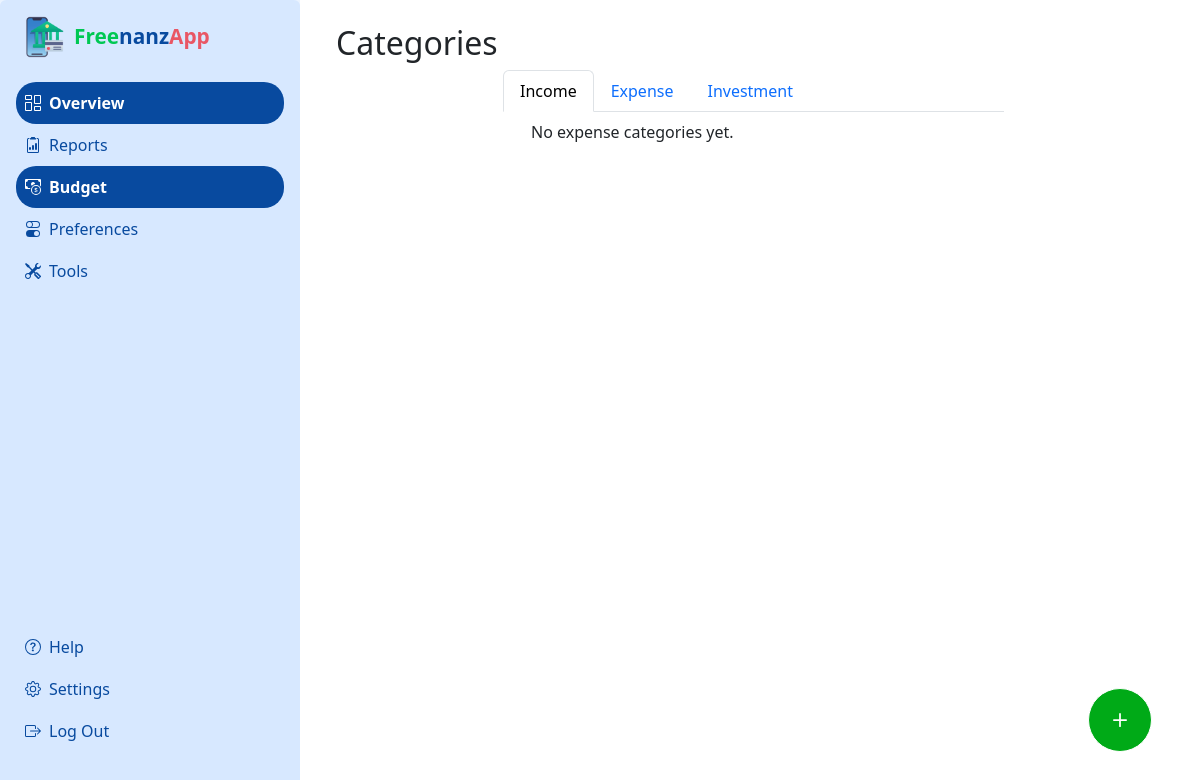
The app's page /transactions/categories/ (signed in), older data.
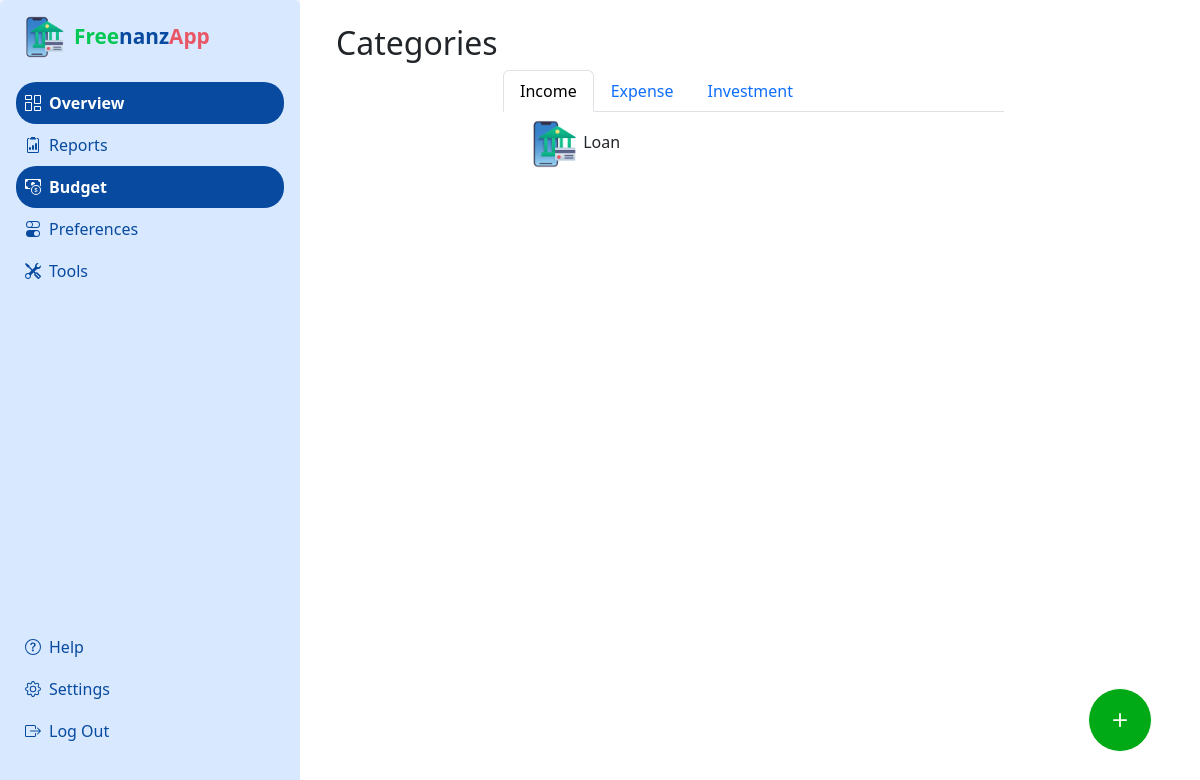
The same page, newer data.
### apps/transactions/models.py (models this page shows, shortened)
class TransactionCategory(models.Model):
    class TypeChoices(models.TextChoices):
        INCOME = "INCOME", "Income"
        EXPENSE = "EXPENSE", "Expense"
        INVESTMENT = "INVESTMENT", "Investment"
    name = models.CharField(max_length=100)
    type = models.CharField(max_length=10, choices=TypeChoices, default=TypeChoices.EXPENSE)
    user = models.ForeignKey(
         settings.AUTH_USER_MODEL,
         on_delete=models.CASCADE,
         related_name="categories",
         null=True, blank=True
         )

### apps/transactions/views.py (the view, shortened to what this page needs)
# urls.py: path('categories/', CategoryCreateView.as_view(), name='categories'),
class CategoryCreateView(LoginRequiredMixin, FormMixin, ListView):
    model = TransactionCategory
    form_class =  TransactionCategoryForm
    template_name = 'transactions/categories.html'
    success_url = reverse_lazy('transactions:categories')
    login_url = 'users:login'
    def get_queryset(self):
        return TransactionCategory.objects.filter(user=self.request.user).order_by('name')
    def get_context_data(self, **kwargs):
        context =  super().get_context_data(**kwargs)
        user = self.request.user
        context['income_categories'] = TransactionCategory.objects.filter(user=user).filter(type=TransactionCategory.TypeChoices.INCOME)
        context['expense_categories'] = TransactionCategory.objects.filter(user=user).filter(type=TransactionCategory.TypeChoices.EXPENSE)
        context['investment_categories'] = TransactionCategory.objects.filter(user=user).filter(type=TransactionCategory.TypeChoices.INVESTMENT)
        return context

### apps/core/context_processors.py (called while the page is built)
def sidebar_items(request):
    return {'sidebar_items': get_sidebar_items()}

### apps/transactions/templates/transactions/categories.html (shortened to what this page needs)
{% extends 'core/layout.html' %}
{% load static %}
{% block content %}
<div class="ms-4 mt-4">
    <h2 id="user-greeting">Categories</h2>
    <div style="margin-right: 2%; display: flex; justify-content: center;">
        <div class="row" style="width: 60%;">
            <ul class="nav nav-tabs" id="myTab" role="tablist">
                <li class="nav-item" role="presentation">
                <button class="nav-link active" id="income-tab" data-bs-toggle="tab" data-bs-target="#income-tab-pane" type="button" role="tab" aria-controls="income-tab-pane" aria-selected="true">Income</button>
                </li>
                <li class="nav-item" role="presentation">
                <button class="nav-link" id="expense-tab" data-bs-toggle="tab" data-bs-target="#expense-tab-pane" type="button" role="tab" aria-controls="expense-tab-pane" aria-selected="false">Expense</button>
                </li>
                <li class="nav-item" role="presentation">
                <button class="nav-link" id="investment-tab" data-bs-toggle="tab" data-bs-target="#invesment-tab-pane" type="button" role="tab" aria-controls="investment-tab-pane" aria-selected="false">Investment</button>
                </li>
            </ul>
            <div class="tab-content" id="myTabContent">
                <div class="tab-pane fade show active" id="income-tab-pane" role="tabpanel" aria-labelledby="income-tab" tabindex="0">
                    <div class="card border-0">
                        <ul class="list-group list-group-flush">
                            {% for category in income_categories %}
                                <li class="list-group-item">
                                    <img src="{% static 'images/logo.png' %}" alt="{{ category.name|lower } -category" style="width: 48px;">
                                    {{ category.name }}
                                </li>
                            {% empty %}
                                <li class="list-group-item">No expense categories yet.</li>
                            {% endfor %}
                        </ul>
                    </div>
                    <button class="rounded-button-fill add-new-category" data-bs-toggle="modal" data-bs-target="#budget-modal" style="position: absolute; bottom: 48px; right: 48px; width: 64px; height: 64px; background-color: rgb(0, 170, 23);">
                        <svg xmlns="http://www.w3.org/2000/svg" width="28" height="28" fill="currentColor" class="bi bi-plus" viewBox="0 0 16 16">
                            <path d="M8 4a.5.5 0 0 1 .5.5v3h3a.5.5 0 0 1 0 1h-3v3a.5.5 0 0 1-1 0v-3h-3a.5.5 0 0 1 0-1h3v-3A.5.5 0 0 1 8 4"/>
                        </svg>
                    </button>
                </div>
            </div>
        </div>
    </div>
</div>
{% endblock %}

Row changes from the older to the newer data that the page shows:
added TransactionCategory: name "Loan"
Text that changed along with them:
text no longer shown: "No expense categories yet."
